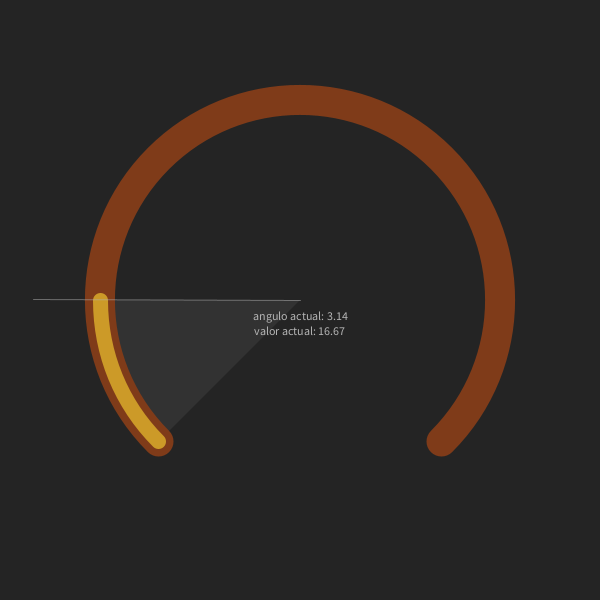
Frame 1 (no input)
Frame 60 (the mouse pressed at the canvas centre just before this capture): identical to frame 1, image omitted
Frame 120 (the mouse held since frame 60 and released just before this capture): identical to frame 1, image omitted

The Processing sketch that drew this single still picture (run headless with seeded random() and noise(); from frame 60 on, the mouse is pressed at the canvas centre):

// Processing sketch: GA_controlPolar
// ── GA_controlPolar.pde
/*
sketch para mostrar el uso de un slider de forma circular con límites
 
ph.d. franklin hernández-castro | tec costa rica | HfG gmuend | junio 2022
www.skizata.com
*/

ControlPolar miControl;

// SETUP() ------------------------------------------------
void setup(){
  size (600,600);
  colorMode (HSB, 360, 100, 100);
  miControl = new ControlPolar(300,300);
} // end setup()


// DRAW() ------------------------------------------------
void draw(){
  background(52);
  miControl.display();
} // end draw()


// EVENTOS ------------------------------------------------
void mouseDragged() {
  miControl.dragSobreMi();
}

void mouseReleased(){
    miControl.dragSobreMi();
} // end of mouseReleased

// ── clase.pde
/*
clase de un slider de forma circular con límites
 
ph.d. franklin hernández-castro | tec costa rica | HfG gmuend | junio 2022
www.skizata.com
*/



class ControlPolar {
  
  //variables globales al objeto ------------------
  float miX, miY;
  color miColor;
  float miSize;
  int miRadio = 400;
  int miAncho = 30;
  boolean estaEncima = false;
  float miAnguloActual = PI;
  float a;
  float miValorFinal, miValorActual;

  // constructor ----------------------------------
  ControlPolar (float _x, float _y) {
    miX = _x;
    miY = _y;
    miColor = color(20, 80, 50); // color terracota
    miValorFinal = 100;
  }

  // métodos ----------------------------------
  void display () {
    // para definir si el mosue está encima del arco
    float ditanciaDelMouse = dist(mouseX, mouseY, miX, miY);
    estaEncima = (ditanciaDelMouse > miRadio/2 - miAncho/2 && ditanciaDelMouse < miRadio/2 + miAncho/2  &&
      mouseY < miY+miRadio/2 - miAncho*1.3); // para recortar el pedazo de circulo de abajo

    // arco transparente que sigue a las agujas
    fill(255, 25); // blanco al 10%
    noStroke();
    arc(miX, miY, miRadio, miRadio, 3*PI/4, miAnguloActual);

    // arco del marco del slider polar
    noFill();
    stroke(miColor);
    strokeWeight(miAncho);
    arc(miX, miY, miRadio, miRadio, 3*PI/4, 9*PI/4); // posición inical y final de todo el slider [3*PI/4, 9*PI/4]
    
    // arco indicador, interior color mostaza
    float hue = map (miAnguloActual, 3*PI/4, 9*PI/4, 50,0); // mapea el HUE entre naranja y el rojo
    stroke(hue, 80, 80);
    strokeWeight(miAncho/2);
    arc(miX, miY, miRadio, miRadio, 3*PI/4, miAnguloActual);
    
    // aguja
    //coordenadas polares del fin de la aguja
    float agujaX = miX + miRadio/1.5 * cos (miAnguloActual);
    float agujaY = miY + miRadio/1.5 * sin (miAnguloActual);
    strokeWeight(1);
    stroke(255,128); // blanco 50%
    line(miX, miY, agujaX, agujaY);

    // texto central
    fill(255);
    textAlign(CENTER);
    miValorActual = map (miAnguloActual, 3*PI/4, 9*PI/4, 0,100);
    text("angulo actual: " + nf(miAnguloActual,0,2), miX, miY+20);
    text("valor actual: " + nf(miValorActual,0,2), miX, miY+35);
    
  } // end of render


  // eventos ----------------------------------
  void dragSobreMi() {
    if (estaEncima) {
      a = atan2(mouseY-miY, mouseX-miX); // coordenadas del mouse trasladados al centro de la pantalla
     
       // ajustes del ángulo para los límites del control polar
      if (a<0) a = PI + (PI-abs(a)); // cambia los valores negativos hacia el 1º y 2º cuadrante
      if (a>0 && a < PI/2) a = a +TWO_PI; // cuando el arco está en el 4º cuadrante
      if (a > 9*PI/4) a = 9*PI/4; // limite derecho del control polar
      miAnguloActual = a;
      
      // corrección del ángulo inicial de la aguja
      if (miAnguloActual < 3*PI/4) miAnguloActual=3*PI/4;
    }
  } // end of  dragSobreMi
  
  
} // end of class
